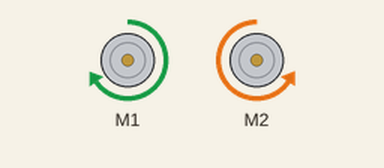
This program was run on a simulated CircuitPython board. On the bench: 2 × DC motor (green arrow = forward, orange = backward, longer = faster). At 19.0 s the program ends and the board releases its pins; the recording ends there.

Above: at 0.1 s.
At 5.9 s:
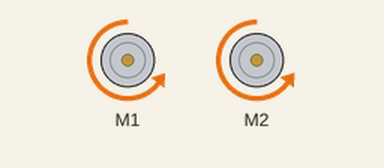
At 12.7 s:
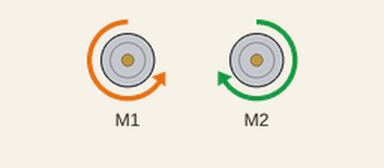
At 17.0 s:
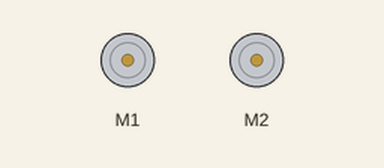
Timing chart, 0 to 18.5 s (numbered marks = the images above):
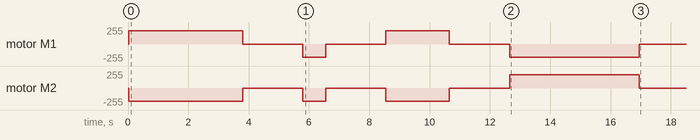

Measured:
- by itself, motor M1: stopped → forward 197/255 at 0.02 s, → stopped 3.8 s later, → backward 195/255 2.0 s later, → stopped 0.75 s later, … (8 changes in this stretch)
- by itself, motor M2: stopped → backward 198/255 at 0.02 s, → stopped 3.8 s later, → backward 196/255 2.0 s later, → stopped 0.75 s later, … (8 changes in this stretch)

The program:

tankMain.py
```python
# import tank class file
from tankClass import Tank

# create tank object
tank = Tank()

# move the tank forward for 3.8 seconds & stop
tank.forward(3.8)
tank.stop(2)

# turn the tank to the left & stop
tank.leftturn()
tank.stop(2)

# move the tank forward for 2.1 seconds & stop
tank.forward(2.1)
tank.stop(2)

# move the tank backwards for 4.3 seconds & stop
tank.backward(4.3)
tank.stop(2)
```

tankClass.py
```python
# import necessary libraries
from time import sleep
from adafruit_motorkit import MotorKit

# create tank class
class Tank:
    # initialize the motor kit library
    def __init__(self):
        self.kit = MotorKit(0x40)

    # define the forward function, which takes parameters time and 2 different speeds for each wheel. If nothing is provided, the default values are used.
    def forward(self, time, speed1=0.775, speed2=0.78):
        self.kit.motor1.throttle = speed1
        self.kit.motor2.throttle = -speed2
        sleep(time)

    # define the leftturn function, which takes parameters time and 2 different speeds for each wheel. The function
    def leftturn(self, time=0.75, speed1=.765, speed2=0.77):
        self.kit.motor1.throttle = -speed1
        self.kit.motor2.throttle = -speed2
        sleep(time)

    # define the rightturn function, which takes parameters time and 2 different speeds for each wheel
    def rightturn(self, time=0.75, speed1=.765, speed2=0.77):
        self.kit.motor1.throttle = speed1
        self.kit.motor2.throttle = speed2
        sleep(time)

    # define the backward function, which takes parameters time and 2 different speeds for each wheel
    def backward(self, time, speed1=0.775, speed2=0.78):
        self.kit.motor1.throttle = -speed1
        self.kit.motor2.throttle = speed2
        sleep(time)


    def stop(self, time):
        self.kit.motor1.throttle = 0
        self.kit.motor2.throttle = 0
        sleep(time)


    def contineforward(self, speed1=0.775, speed2=0.78):
        self.kit.motor1.throttle = speed1
        self.kit.motor2.throttle = -speed2
```
